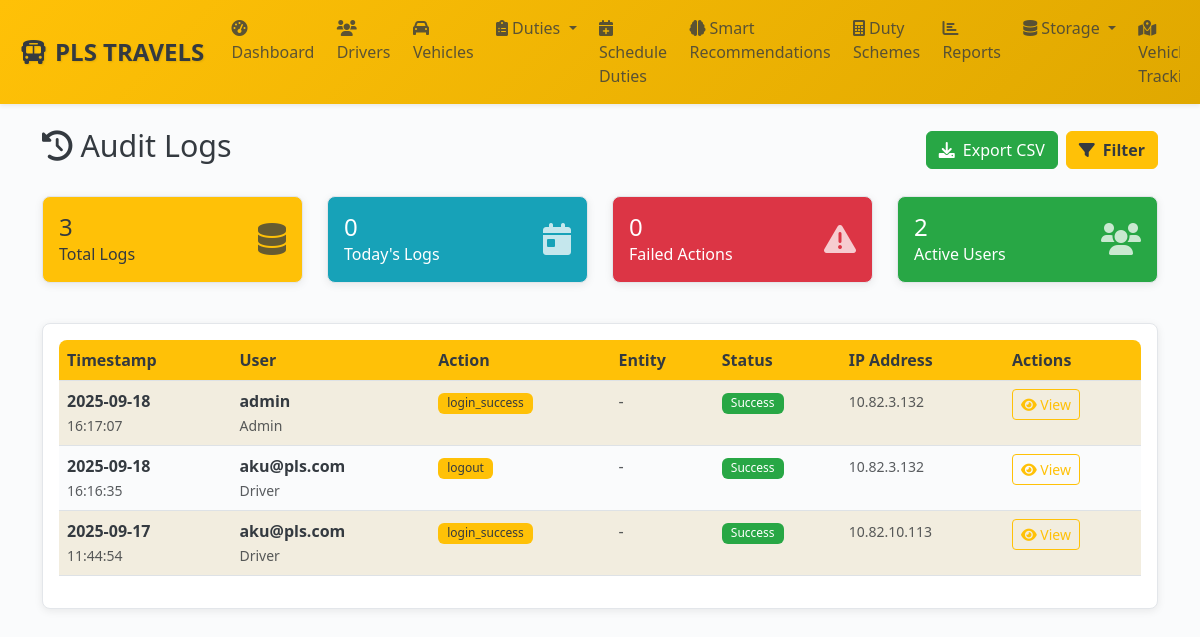
Screenshot of /admin/audit-logs (signed in) with the database file from the repository.
### models.py (models this page shows, shortened)
class AuditLog(db.Model):
    __tablename__ = 'audit_logs'
    id = db.Column(db.Integer, primary_key=True)
    user_id = db.Column(db.Integer, db.ForeignKey('users.id'), nullable=False, index=True)
    session_id = db.Column(db.String(100))
    action = db.Column(db.String(100), nullable=False, index=True)
    entity_type = db.Column(db.String(50), index=True)
    entity_id = db.Column(db.Integer)
    entity_uuid = db.Column(db.String(36))
    old_values = db.Column(db.Text)  # JSON
    new_values = db.Column(db.Text)  # JSON
    changed_fields = db.Column(db.Text)  # JSON array
    ip_address = db.Column(db.String(45))
    user_agent = db.Column(db.String(500))
    request_url = db.Column(db.String(500))
    request_method = db.Column(db.String(10))
    success = db.Column(db.Boolean, default=True)
    error_message = db.Column(db.Text)
    execution_time = db.Column(db.Float)  # milliseconds
    created_at = db.Column(db.DateTime, default=get_ist_time_naive, index=True)
    user = db.relationship('User', backref='audit_logs')
    __table_args__ = (
        Index('idx_audit_date_user', 'created_at', 'user_id'),
        Index('idx_audit_entity', 'entity_type', 'entity_id'),
    )

class User(UserMixin, db.Model):
    __tablename__ = 'users'
    id = db.Column(db.Integer, primary_key=True)
    uuid = db.Column(db.String(36), unique=True, nullable=False, default=lambda: str(uuid.uuid4()))
    username = db.Column(db.String(64), unique=True, nullable=False, index=True)
    email = db.Column(db.String(120), unique=True, nullable=False, index=True)
    password_hash = db.Column(db.String(256), nullable=False)
    role = db.Column(db.Enum(UserRole), nullable=False, default=UserRole.DRIVER, index=True)
    status = db.Column(db.Enum(UserStatus), nullable=False, default=UserStatus.ACTIVE, index=True)
    first_name = db.Column(db.String(50))
    last_name = db.Column(db.String(50))
    phone = db.Column(db.String(20), unique=True, index=True)
    whatsapp_number = db.Column(db.String(20), index=True)  # Dedicated WhatsApp number
    profile_picture = db.Column(db.String(255))
    last_login = db.Column(db.DateTime)
    login_count = db.Column(db.Integer, default=0)
    failed_login_attempts = db.Column(db.Integer, default=0)
    password_changed_at = db.Column(db.DateTime, default=get_ist_time_naive)
    two_factor_enabled = db.Column(db.Boolean, default=False)
    reset_token = db.Column(db.String(6))
    reset_token_expiry = db.Column(db.DateTime)
    last_latitude = db.Column(db.Float)
    last_longitude = db.Column(db.Float)
    last_location_update = db.Column(db.DateTime)
    fcm_token = db.Column(db.String(512))  # FCM tokens can be quite long
    fcm_token_updated = db.Column(db.DateTime)
    created_at = db.Column(db.DateTime, default=get_ist_time_naive, nullable=False)
    updated_at = db.Column(db.DateTime, default=get_ist_time_naive, onupdate=get_ist_time_naive)
    created_by = db.Column(db.Integer, db.ForeignKey('users.id'))
    driver_profile = db.relationship('Driver', foreign_keys='Driver.user_id', backref='user', uselist=False, cascade='all, delete-orphan')
    managed_branches = db.relationship('Branch',
                                     secondary=manager_branches,
                                     primaryjoin='User.id == manager_branches.c.manager_id',
                                     secondaryjoin='Branch.id == manager_branches.c.branch_id',
                                     backref='managers')

### admin_routes.py (the view, shortened to what this page needs)
@admin_bp.route('/audit-logs')
@login_required
@admin_required
def audit_logs():
    page = request.args.get('page', 1, type=int)
    per_page = request.args.get('per_page', 50, type=int)
    user_filter = request.args.get('user', '', type=int)
    action_filter = request.args.get('action', '')
    entity_type_filter = request.args.get('entity_type', '')
    date_from = request.args.get('date_from', '')
    date_to = request.args.get('date_to', '')
    search_term = request.args.get('search', '')
    success_filter = request.args.get('success', '')
    query = AuditLog.query.join(User, AuditLog.user_id == User.id)
    if user_filter:
        query = query.filter(AuditLog.user_id == user_filter)
    if action_filter:
        query = query.filter(AuditLog.action.ilike(f'%{action_filter}%'))
    if entity_type_filter:
        query = query.filter(AuditLog.entity_type == entity_type_filter)
    if date_from:
        try:
            from_date = datetime.strptime(date_from, '%Y-%m-%d')
            query = query.filter(AuditLog.created_at >= from_date)
        except ValueError:
            pass
    if success_filter:
        success_bool = success_filter.lower() == 'true'
        query = query.filter(AuditLog.success == success_bool)
    audit_logs = query.order_by(desc(AuditLog.created_at)).paginate(
        page=page, per_page=per_page, error_out=False
    )
    users = User.query.filter(User.role.in_([UserRole.ADMIN, UserRole.MANAGER])).all()
    actions = db.session.query(AuditLog.action).distinct().order_by(AuditLog.action).all()
    entity_types = db.session.query(AuditLog.entity_type).distinct().filter(
        AuditLog.entity_type.isnot(None)
    ).order_by(AuditLog.entity_type).all()
    stats = {
        'total_logs': AuditLog.query.count(),
        'today_logs': AuditLog.query.filter(
            AuditLog.created_at >= datetime.now().date()
        ).count(),
        'failed_actions': AuditLog.query.filter(AuditLog.success == False).count(),
        'unique_users': db.session.query(AuditLog.user_id).distinct().count()
    }
    return render_template('admin/audit_logs.html',
                         audit_logs=audit_logs,
                         users=users,
                         actions=[a[0] for a in actions],
                         entity_types=[e[0] for e in entity_types],
                         user_filter=user_filter,
                         action_filter=action_filter,
                         entity_type_filter=entity_type_filter,
                         date_from=date_from,
                         date_to=date_to,
                         search_term=search_term,
                         success_filter=success_filter,
                         per_page=per_page,
                         stats=stats)

### templates/admin/audit_logs.html (shortened to what this page needs)
{% extends "base.html" %}
{% block content %}
<div class="d-flex justify-content-between align-items-center mb-4">
    <h2><i class="fas fa-history me-2"></i>Audit Logs</h2>
    <div class="d-flex gap-2">
        <a href="{{ url_for('admin.export_audit_logs', **request.args) }}" class="btn btn-success">
            <i class="fas fa-download me-2"></i>Export CSV
        </a>
        <button class="btn btn-primary" data-bs-toggle="modal" data-bs-target="#filterModal">
            <i class="fas fa-filter me-2"></i>Filter
        </button>
    </div>
</div>
<div class="row mb-4">
    <div class="col-md-3 col-sm-6 mb-3">
        <div class="card bg-primary text-white">
            <div class="card-body">
                <div class="d-flex justify-content-between">
                    <div>
                        <h4 class="mb-0">{{ "{:,}".format(stats.total_logs) }}</h4>
                        <p class="mb-0">Total Logs</p>
                    </div>
                    <div class="align-self-center">
                        <i class="fas fa-database fa-2x opacity-75"></i>
                    </div>
                </div>
            </div>
        </div>
    </div>
    <div class="col-md-3 col-sm-6 mb-3">
        <div class="card bg-info text-white">
            <div class="card-body">
                <div class="d-flex justify-content-between">
                    <div>
                        <h4 class="mb-0">{{ "{:,}".format(stats.today_logs) }}</h4>
                        <p class="mb-0">Today's Logs</p>
                    </div>
                    <div class="align-self-center">
                        <i class="fas fa-calendar-day fa-2x opacity-75"></i>
                    </div>
                </div>
            </div>
        </div>
    </div>
    <div class="col-md-3 col-sm-6 mb-3">
        <div class="card bg-danger text-white">
            <div class="card-body">
                <div class="d-flex justify-content-between">
                    <div>
                        <h4 class="mb-0">{{ "{:,}".format(stats.failed_actions) }}</h4>
                        <p class="mb-0">Failed Actions</p>
                    </div>
                    <div class="align-self-center">
                        <i class="fas fa-exclamation-triangle fa-2x opacity-75"></i>
                    </div>
                </div>
            </div>
        </div>
    </div>
    <div class="col-md-3 col-sm-6 mb-3">
        <div class="card bg-success text-white">
            <div class="card-body">
                <div class="d-flex justify-content-between">
                    <div>
                        <h4 class="mb-0">{{ "{:,}".format(stats.unique_users) }}</h4>
                        <p class="mb-0">Active Users</p>
                    </div>
                    <div class="align-self-center">
                        <i class="fas fa-users fa-2x opacity-75"></i>
                    </div>
                </div>
            </div>
        </div>
    </div>
</div>
<div class="card">
    <div class="card-body">
        {% if audit_logs.items %}
        <div class="table-responsive">
            <table class="table table-striped table-hover">
                <thead>
                    <tr>
                        <th>Timestamp</th>
                        <th>User</th>
                        <th>Action</th>
                        <th>Entity</th>
                        <th>Status</th>
                        <th>IP Address</th>
                        <th>Actions</th>
                    </tr>
                </thead>
                <tbody>
                    {% for log in audit_logs.items %}
                    <tr class="{% if not log.success %}table-danger{% endif %}">
                        <td>
                            <div>
                                <strong>{{ log.created_at.strftime('%Y-%m-%d') }}</strong><br>
                                <small class="text-muted">{{ log.created_at.strftime('%H:%M:%S') }}</small>
                            </div>
                        </td>
                        <td>
                            {% if log.user %}
                            <div>
                                <strong>{{ log.user.username }}</strong><br>
                                <small class="text-muted">{{ log.user.role.value.title() }}</small>
                            </div>
                            {% else %}
                            <span class="text-muted">Unknown User</span>
                            {% endif %}
                        </td>
                        <td>
                            <span class="badge bg-primary">{{ log.action }}</span>
                        </td>
                        <td>
                            {% if log.entity_type %}
                            <div>
                                <strong>{{ log.entity_type.title() }}</strong>
                                {% if log.entity_id %}
                                <br><small class="text-muted">ID: {{ log.entity_id }}</small>
                                {% endif %}
                            </div>
                            {% else %}
                            <span class="text-muted">-</span>
                            {% endif %}
                        </td>
                        <td>
                            {% if log.success %}
                                <span class="badge bg-success">Success</span>
                            {% else %}
                                <span class="badge bg-danger">Failed</span>
                            {% endif %}
                        </td>
                        <td>
                            <small class="text-muted">{{ log.ip_address or '-' }}</small>
                        </td>
                        <td>
                            <a href="{{ url_for('admin.view_audit_log', log_id=log.id) }}" class="btn btn-sm btn-outline-primary">
                                <i class="fas fa-eye"></i> View
                            </a>
                        </td>
                    </tr>
                    {% endfor %}
                </tbody>
            </table>
        </div>
        {% else %}
        <div class="text-center py-5">
            <i class="fas fa-history fa-3x text-muted mb-3"></i>
            <h5 class="text-muted">No audit logs found</h5>
            <p class="text-muted">Try adjusting your filters or check back later.</p>
        </div>
        {% endif %}
    </div>
</div>
{% endblock %}

### rows the page displays
AuditLog: created_at "2025-09-18", created_at "16:17:07", user.username "admin", user.role.value "Admin", action "login_success", success "Success", ip_address "10.82.3.132"
AuditLog: created_at "2025-09-18", created_at "16:16:35", user.username "aku@pls.com", user.role.value "Driver", action "logout", success "Success", ip_address "10.82.3.132"
AuditLog: created_at "2025-09-17", created_at "11:44:54", user.username "aku@pls.com", user.role.value "Driver", action "login_success", success "Success", ip_address "10.82.10.113"

### other values shown
{{ "{:,}".format(stats.total_logs) }} "3"
{{ "{:,}".format(stats.today_logs) }} "0"
{{ "{:,}".format(stats.failed_actions) }} "0"
{{ "{:,}".format(stats.unique_users) }} "2"
